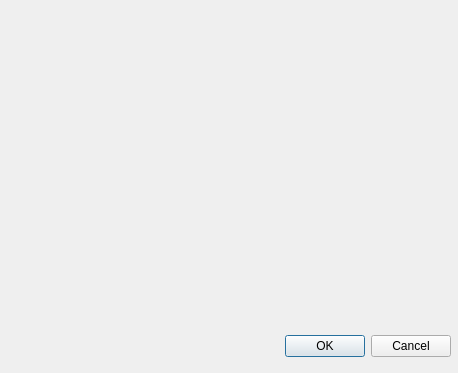
<?xml version="1.0" encoding="UTF-8"?>
<ui version="4.0">
 <class>dynadjustpluginDialogBase</class>
 <widget class="QDialog" name="dynadjustpluginDialogBase">
  <property name="geometry">
   <rect>
    <x>0</x>
    <y>0</y>
    <width>458</width>
    <height>373</height>
   </rect>
  </property>
  <property name="windowTitle">
   <string>DynAdjust plugin</string>
  </property>
  <widget class="QDialogButtonBox" name="button_box">
   <property name="geometry">
    <rect>
     <x>270</x>
     <y>330</y>
     <width>181</width>
     <height>32</height>
    </rect>
   </property>
   <property name="orientation">
    <enum>Qt::Orientation::Horizontal</enum>
   </property>
   <property name="standardButtons">
    <set>QDialogButtonBox::StandardButton::Cancel|QDialogButtonBox::StandardButton::Ok</set>
   </property>
  </widget>
 </widget>
 <resources/>
 <connections>
  <connection>
   <sender>button_box</sender>
   <signal>accepted()</signal>
   <receiver>dynadjustpluginDialogBase</receiver>
   <slot>accept()</slot>
   <hints>
    <hint type="sourcelabel">
     <x>20</x>
     <y>20</y>
    </hint>
    <hint type="destinationlabel">
     <x>20</x>
     <y>20</y>
    </hint>
   </hints>
  </connection>
  <connection>
   <sender>button_box</sender>
   <signal>rejected()</signal>
   <receiver>dynadjustpluginDialogBase</receiver>
   <slot>reject()</slot>
   <hints>
    <hint type="sourcelabel">
     <x>20</x>
     <y>20</y>
    </hint>
    <hint type="destinationlabel">
     <x>20</x>
     <y>20</y>
    </hint>
   </hints>
  </connection>
 </connections>
</ui>
